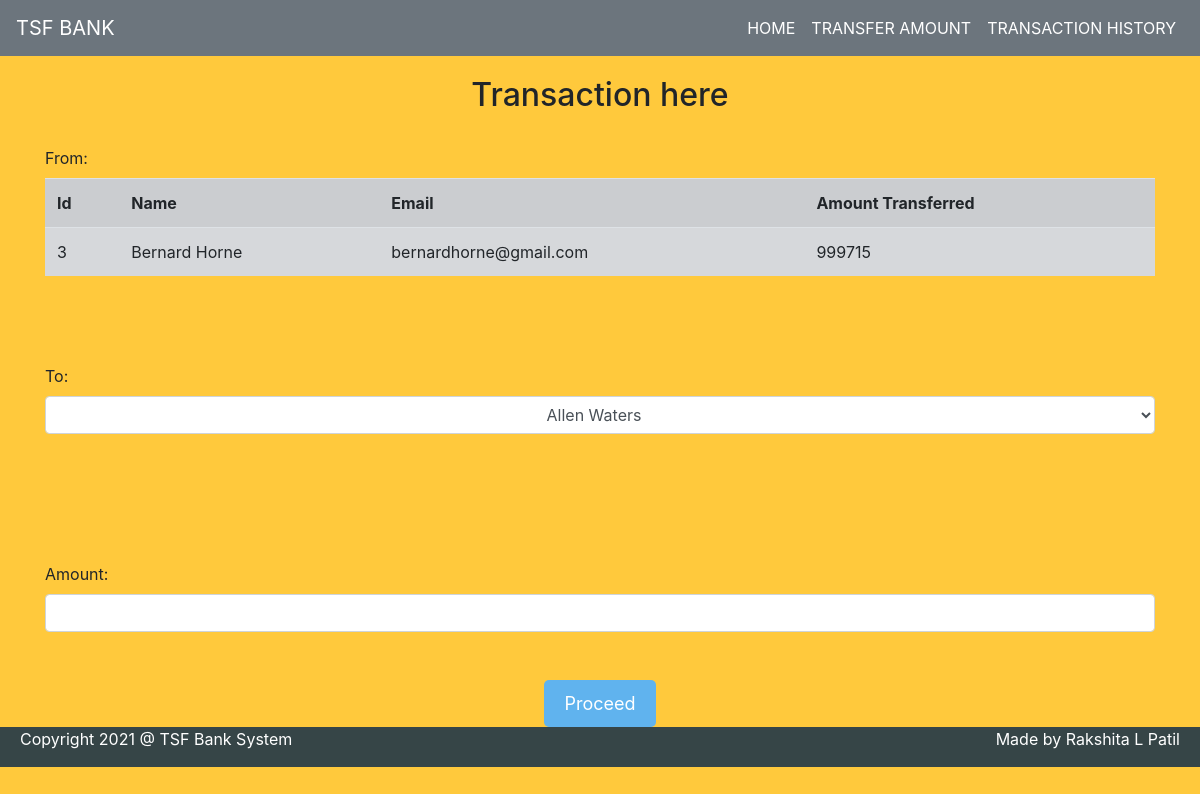
Page /transact.php?idth=3 on the committed database.
### tables this page shows
CREATE TABLE IF NOT EXISTS `customers` (
  `id` int(255) NOT NULL AUTO_INCREMENT,
  `name` varchar(255) NOT NULL,
  `email` varchar(255) NOT NULL,
  `amount` int(255) NOT NULL,
  PRIMARY KEY (`id`)
);

### transact.php (the view, shortened to what this page needs)
<!DOCTYPE html>
<html lang="en">
<head>
    <link rel="stylesheet" href="https://maxcdn.bootstrapcdn.com/bootstrap/4.0.0/css/bootstrap.min.css">
</head>
<body>
  <nav class="navbar navbar-expand-sm bg-secondary navbar-dark justify-content-between">
    <a class="navbar-brand" href="#"><i class="fa fa-university fa-lg"></i>TSF BANK</a>
    <ul class="navbar-nav navbar-right ">
      <li class="nav-item active">
        <a class="nav-link" href="index.php">HOME</a>
      </li>
      <li class="nav-item active">
        <a class="nav-link" href="viewusers.php">TRANSFER AMOUNT</a>
      </li>
      <li class="nav-item active">
        <a class="nav-link" href="history.php">TRANSACTION HISTORY</a>
      </li>
    </ul>
  </nav>
    <div class="container divStyle">
        <h2>Transaction here</h2>
            <?php
                include 'connection.php';
                $sid=$_GET['idth'];
                $sql = "SELECT * FROM  customers where id=$sid";
                $query=mysqli_query($conn,$sql);
                $rows=mysqli_fetch_array($query);
            ?>
            <form method="post" name="tamount" class="" ><br/>
        <label> From: </label><br/>
        <div>
            <table class="table roundedCorners  tabletext table-hover table-secondary  table-striped table-condensed"  >
                <tr>
                    <th>Id</th>
                    <th>Name</th>
                    <th>Email</th>
                    <th>Amount Transferred</th>
                </tr>
                <tr>
                    <td><?php echo $rows['id'] ?></td>
                    <td><?php echo $rows['name'] ?></td>
                    <td><?php echo $rows['email'] ?></td>
                    <td><?php echo $rows['amount'] ?></td>
                </tr>
            </table>
        </div>
        <br/><br/><br/>
        <label>To:</label>
        <select class=" form-control"   name="to" style="margin-bottom:5%; " required>
            <?php
                include 'connection.php';
                $sid=$_GET['idth'];
                $sql = "SELECT * FROM customers where id!=$sid";
                $query=mysqli_query($conn,$sql);
                while($rows = mysqli_fetch_array($query)) {
            ?>
                <option class="table text-center table-striped table-secondary" value="<?php echo $rows['id'];?>" >
                    <?php echo $rows['name'] ;?>
                </option>
            <?php
                }
            ?>
        </select>
        <br/><br/><br/>
            <label>Amount:</label>
            <input type="number" id="" class="form-control" name="amount" min="0" required  />  <br/><br/>
                <div class="text-center btn3" >
            <button class="button" name="submit" type="submit" id="myBtn">Proceed</button>
            </div>
        </form>
    </div>
    <div class="footer ">
      <p>Copyright 2021 @ TSF Bank System </p>
      <p>Made by Rakshita L Patil</p>
    </div>
</body>
</html>

### transact.php (style rules this page uses)
body { background-color: #ffc93c; }
.button { background-color: #60B3EE; border: none; color: white; padding: 10px 20px; text-align: center; text-decoration: none; display: inline-block; font-size: 18px; margin: 0px 2px; border-radius: 5px; }
h2 { text-align: center; margin-top: 20px; }
.footer { display: flex; justify-content:space-between; align-items:center; background-color: #364547; color: white; padding: 0 20px; }

### rows in the picture
customers: id "3", name "Bernard Horne", email "bernardhorne@gmail.com", amount "999715"

### other values in the picture
form field to "Allen Waters"
